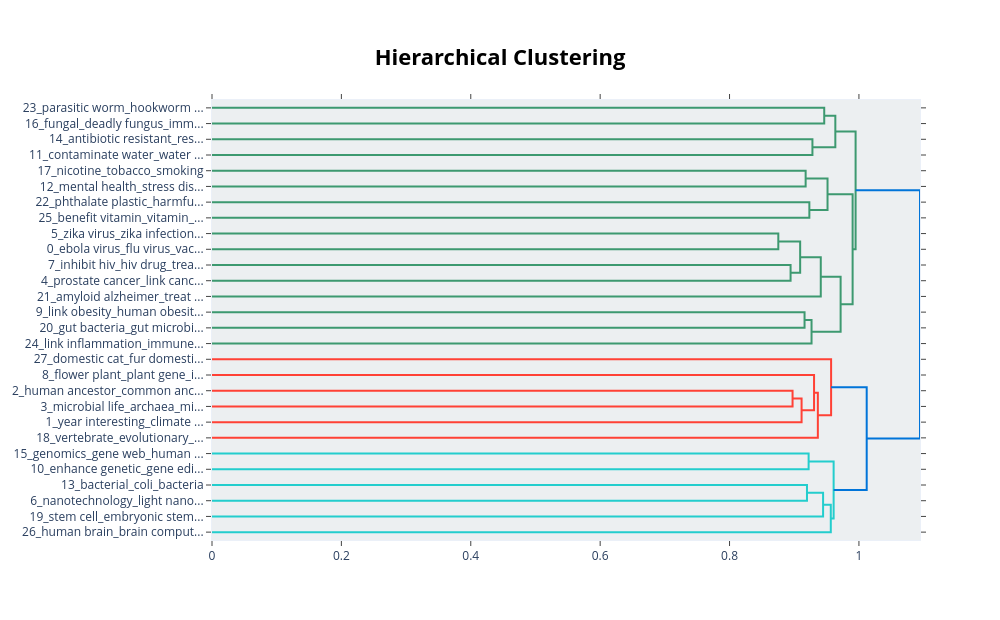

Notebook code cell kept with this figure:
### Code cell
model.visualize_hierarchy().show()

### Figure 1 — Plotly figure (JSON) as saved in the notebook; plotly's stock layout.template omitted (floating-point values rounded to 4 significant figures)
{"data": [{"hoverinfo": "text", "marker": {"color": "rgb(61,153,112)"}, "mode": "lines", "type": "scatter", "x": [0.0, 0.9464, 0.9464, 0.0], "xaxis": "x", "y": [-5.0, -5.0, -15.0, -15.0], "yaxis": "y"}, {"hoverinfo": "text", "marker": {"color": "rgb(61,153,112)"}, "mode": "lines", "type": "scatter", "x": [0.0, 0.9281, 0.9281, 0.0], "xaxis": "x", "y": [-25.0, -25.0, -35.0, -35.0], "yaxis": "y"}, {"hoverinfo": "text", "marker": {"color": "rgb(61,153,112)"}, "mode": "lines", "type": "scatter", "x": [0.9464, 0.9635, 0.9635, 0.9281], "xaxis": "x", "y": [-10.0, -10.0, -30.0, -30.0], "yaxis": "y"}, {"hoverinfo": "text", "marker": {"color": "rgb(61,153,112)"}, "mode": "lines", "type": "scatter", "x": [0.0, 0.9176, 0.9176, 0.0], "xaxis": "x", "y": [-45.0, -45.0, -55.0, -55.0], "yaxis": "y"}, {"hoverinfo": "text", "marker": {"color": "rgb(61,153,112)"}, "mode": "lines", "type": "scatter", "x": [0.0, 0.9234, 0.9234, 0.0], "xaxis": "x", "y": [-65.0, -65.0, -75.0, -75.0], "yaxis": "y"}, {"hoverinfo": "text", "marker": {"color": "rgb(61,153,112)"}, "mode": "lines", "type": "scatter", "x": [0.9176, 0.9515, 0.9515, 0.9234], "xaxis": "x", "y": [-50.0, -50.0, -70.0, -70.0], "yaxis": "y"}, {"hoverinfo": "text", "marker": {"color": "rgb(61,153,112)"}, "mode": "lines", "type": "scatter", "x": [0.0, 0.8754, 0.8754, 0.0], "xaxis": "x", "y": [-85.0, -85.0, -95.0, -95.0], "yaxis": "y"}, {"hoverinfo": "text", "marker": {"color": "rgb(61,153,112)"}, "mode": "lines", "type": "scatter", "x": [0.0, 0.8943, 0.8943, 0.0], "xaxis": "x", "y": [-105.0, -105.0, -115.0, -115.0], "yaxis": "y"}, {"hoverinfo": "text", "marker": {"color": "rgb(61,153,112)"}, "mode": "lines", "type": "scatter", "x": [0.8754, 0.9092, 0.9092, 0.8943], "xaxis": "x", "y": [-90.0, -90.0, -110.0, -110.0], "yaxis": "y"}, {"hoverinfo": "text", "marker": {"color": "rgb(61,153,112)"}, "mode": "lines", "type": "scatter", "x": [0.9092, 0.941, 0.941, 0.0], "xaxis": "x", "y": [-100.0, -100.0, -125.0, -125.0], "yaxis": "y"}, {"hoverinfo": "text", "marker": {"color": "rgb(61,153,112)"}, "mode": "lines", "type": "scatter", "x": [0.0, 0.9159, 0.9159, 0.0], "xaxis": "x", "y": [-135.0, -135.0, -145.0, -145.0], "yaxis": "y"}, {"hoverinfo": "text", "marker": {"color": "rgb(61,153,112)"}, "mode": "lines", "type": "scatter", "x": [0.9159, 0.9268, 0.9268, 0.0], "xaxis": "x", "y": [-140.0, -140.0, -155.0, -155.0], "yaxis": "y"}, {"hoverinfo": "text", "marker": {"color": "rgb(61,153,112)"}, "mode": "lines", "type": "scatter", "x": [0.941, 0.9717, 0.9717, 0.9268], "xaxis": "x", "y": [-112.5, -112.5, -147.5, -147.5], "yaxis": "y"}, {"hoverinfo": "text", "marker": {"color": "rgb(61,153,112)"}, "mode": "lines", "type": "scatter", "x": [0.9515, 0.9902, 0.9902, 0.9717], "xaxis": "x", "y": [-60.0, -60.0, -130.0, -130.0], "yaxis": "y"}, {"hoverinfo": "text", "marker": {"color": "rgb(61,153,112)"}, "mode": "lines", "type": "scatter", "x": [0.9635, 0.9949, 0.9949, 0.9902], "xaxis": "x", "y": [-20.0, -20.0, -95.0, -95.0], "yaxis": "y"}, {"hoverinfo": "text", "marker": {"color": "rgb(255,65,54)"}, "mode": "lines", "type": "scatter", "x": [0.0, 0.8974, 0.8974, 0.0], "xaxis": "x", "y": [-185.0, -185.0, -195.0, -195.0], "yaxis": "y"}, {"hoverinfo": "text", "marker": {"color": "rgb(255,65,54)"}, "mode": "lines", "type": "scatter", "x": [0.8974, 0.9114, 0.9114, 0.0], "xaxis": "x", "y": [-190.0, -190.0, -205.0, -205.0], "yaxis": "y"}, {"hoverinfo": "text", "marker": {"color": "rgb(255,65,54)"}, "mode": "lines", "type": "scatter", "x": [0.0, 0.9306, 0.9306, 0.9114], "xaxis": "x", "y": [-175.0, -175.0, -197.5, -197.5], "yaxis": "y"}, {"hoverinfo": "text", "marker": {"color": "rgb(255,65,54)"}, "mode": "lines", "type": "scatter", "x": [0.9306, 0.9365, 0.9365, 0.0], "xaxis": "x", "y": [-186.2, -186.2, -215.0, -215.0], "yaxis": "y"}, {"hoverinfo": "text", "marker": {"color": "rgb(255,65,54)"}, "mode": "lines", "type": "scatter", "x": [0.0, 0.957, 0.957, 0.9365], "xaxis": "x", "y": [-165.0, -165.0, -200.6, -200.6], "yaxis": "y"}, {"hoverinfo": "text", "marker": {"color": "rgb(35,205,205)"}, "mode": "lines", "type": "scatter", "x": [0.0, 0.9222, 0.9222, 0.0], "xaxis": "x", "y": [-225.0, -225.0, -235.0, -235.0], "yaxis": "y"}, {"hoverinfo": "text", "marker": {"color": "rgb(35,205,205)"}, "mode": "lines", "type": "scatter", "x": [0.0, 0.9197, 0.9197, 0.0], "xaxis": "x", "y": [-245.0, -245.0, -255.0, -255.0], "yaxis": "y"}, {"hoverinfo": "text", "marker": {"color": "rgb(35,205,205)"}, "mode": "lines", "type": "scatter", "x": [0.9197, 0.9446, 0.9446, 0.0], "xaxis": "x", "y": [-250.0, -250.0, -265.0, -265.0], "yaxis": "y"}, {"hoverinfo": "text", "marker": {"color": "rgb(35,205,205)"}, "mode": "lines", "type": "scatter", "x": [0.9446, 0.9565, 0.9565, 0.0], "xaxis": "x", "y": [-257.5, -257.5, -275.0, -275.0], "yaxis": "y"}, {"hoverinfo": "text", "marker": {"color": "rgb(35,205,205)"}, "mode": "lines", "type": "scatter", "x": [0.9222, 0.9609, 0.9609, 0.9565], "xaxis": "x", "y": [-230.0, -230.0, -266.2, -266.2], "yaxis": "y"}, {"hoverinfo": "text", "marker": {"color": "rgb(0,116,217)"}, "mode": "lines", "type": "scatter", "x": [0.957, 1.012, 1.012, 0.9609], "xaxis": "x", "y": [-182.8, -182.8, -248.1, -248.1], "yaxis": "y"}, {"hoverinfo": "text", "marker": {"color": "rgb(0,116,217)"}, "mode": "lines", "type": "scatter", "x": [0.9949, 1.094, 1.094, 1.012], "xaxis": "x", "y": [-57.5, -57.5, -215.5, -215.5], "yaxis": "y"}], "layout": {"autosize": false, "height": 620, "hoverlabel": {"bgcolor": "white", "font": {"family": "Rockwell", "size": 16}}, "hovermode": "closest", "plot_bgcolor": "#ECEFF1", "showlegend": false, "title": {"font": {"color": "Black", "size": 22}, "text": "<b>Hierarchical Clustering</b>", "x": 0.5, "xanchor": "center", "yanchor": "top"}, "width": 1000, "xaxis": {"mirror": "allticks", "rangemode": "tozero", "showgrid": false, "showline": true, "showticklabels": true, "ticks": "outside", "type": "linear", "zeroline": false}, "yaxis": {"mirror": "allticks", "range": [-280, 0], "rangemode": "tozero", "showgrid": false, "showline": true, "showticklabels": true, "tickmode": "array", "ticks": "outside", "ticktext": ["23_parasitic worm_hookworm ...", "16_fungal_deadly fungus_imm...", "14_antibiotic resistant_res...", "11_contaminate water_water ...", "17_nicotine_tobacco_smoking", "12_mental health_stress dis...", "22_phthalate plastic_harmfu...", "25_benefit vitamin_vitamin_...", "5_zika virus_zika infection...", "0_ebola virus_flu virus_vac...", "7_inhibit hiv_hiv drug_trea...", "4_prostate cancer_link canc...", "21_amyloid alzheimer_treat ...", "9_link obesity_human obesit...", "20_gut bacteria_gut microbi...", "24_link inflammation_immune...", "27_domestic cat_fur domesti...", "8_flower plant_plant gene_i...", "2_human ancestor_common anc...", "3_microbial life_archaea_mi...", "1_year interesting_climate ...", "18_vertebrate_evolutionary_...", "15_genomics_gene web_human ...", "10_enhance genetic_gene edi...", "13_bacterial_coli_bacteria", "6_nanotechnology_light nano...", "19_stem cell_embryonic stem...", "26_human brain_brain comput..."], "tickvals": [-5, -15, -25, -35, -45, -55, -65, -75, -85, -95, -105, -115, -125, -135, -145, -155, -165, -175, -185, -195, -205, -215, -225, -235, -245, -255, -265, -275], "type": "linear", "zeroline": false}}}
